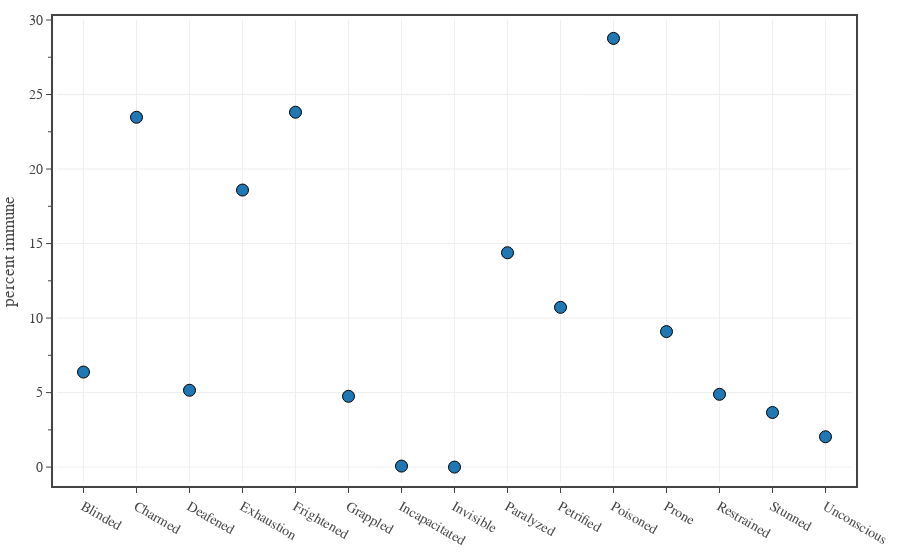
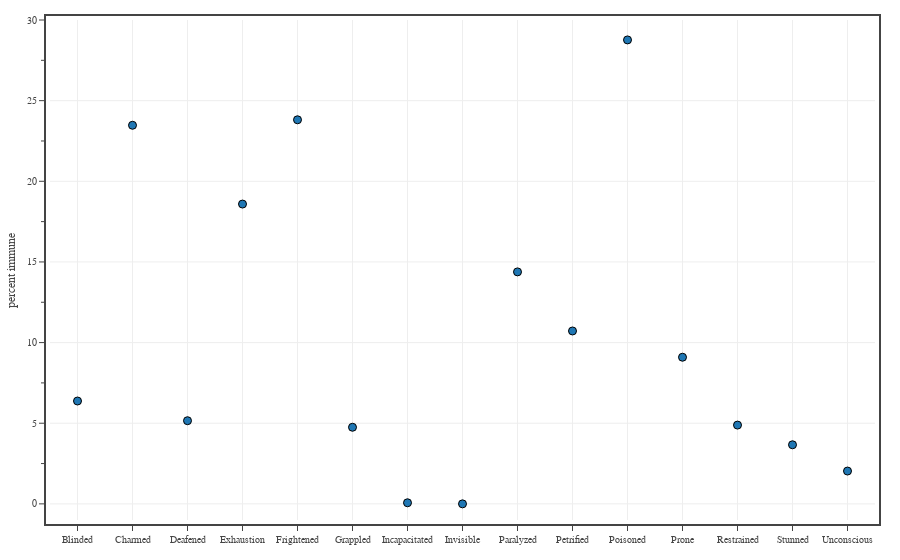

The notebook cell these images were saved under, in order:
### Code cell
# Plots the average probability that a monster is immune to each condition
df1 = df0[df0['Category'].isin(['generic','legendary','unique']) & df0['CR'].between(1/8, 30)]

conditions = CONDITIONS.copy()

# create custom text
total_monsters = df1.shape[0]
total_immune = [int(df1[c].sum().tolist()) for c in conditions]
pct_immune = [100*df1[c].mean().tolist() for c in conditions]
custom_text = [f'{p:.0f}% ({i} out of {total_monsters})' for p, i in zip(pct_immune, total_immune)]

fig = go.Figure()

fig.add_trace(go.Scatter(
    x=conditions,
    y=pct_immune,
    mode='markers', 
    marker=dict(size=12, line=dict(width=1, color='Black')),
    text=custom_text,
    unselected=dict(marker=dict(opacity=0.0)),
    hovertemplate=
        '<b>Condition:</b> %{x}<br>'+
        '<b>Immune:</b> %{text}'+
        '<extra></extra>'
))

# save large format figure
fig.update_layout(
    template=TFB_TEMPLATE,
    xaxis=dict(
        range=[-0.5, len(conditions)-0.5],
    ),
    yaxis=dict(
        title_text='percent immune',
        range=[-1, 30],
        tick0=0, dtick=5,
        minor=dict(tick0=0, dtick=2.5),
    )
)

fig.show(config=TFB_CONFIG)
if SAVEFIGS:
    file_name = f'./fig-condition-immunity-probability-large.html'
    fig.write_html(
        file_name, 
        include_plotlyjs=False, 
        full_html=False, 
        config=TFB_CONFIG
    )
    # add style to figure
    with open(file_name, 'r') as fin:
        fig_soup = BeautifulSoup(fin, 'html.parser')

    fig_soup.div['class'] = 'plotly-div-large'
    fig_soup.div['style'] = 'aspect-ratio: 600/500;'
    with open(file_name, 'wb') as fout:
        fout.write(fig_soup.prettify('utf-8'))

# save small format figure
fig.update_traces(marker=dict(size=8))
fig.update_layout(
    template=TFB_TEMPLATE,
    font=dict(size=10),
    xaxis=dict(
        range=[-0.5, len(conditions)-0.5],
    ),
    yaxis=dict(
        title_text='percent immune',
        range=[-1, 30],
        tick0=0, dtick=5,
        minor=dict(tick0=0, dtick=2.5),
    )
)

fig.show(config=TFB_CONFIG)
if SAVEFIGS:
    file_name = f'./fig-condition-immunity-probability-small.html'
    fig.write_html(
        file_name, 
        include_plotlyjs=False, 
        full_html=False, 
        config=TFB_CONFIG
    )
    # add style to figure
    with open(file_name, 'r') as fin:
        fig_soup = BeautifulSoup(fin, 'html.parser')

    fig_soup.div['class'] = 'plotly-div-small'
    fig_soup.div['style'] = 'aspect-ratio: 600/500;'
    with open(file_name, 'wb') as fout:
        fout.write(fig_soup.prettify('utf-8'))

### Figure 1 — Plotly figure (JSON) as saved in the notebook; plotly's stock layout.template omitted (floating-point values rounded to 4 significant figures)
{"data": [{"hovertemplate": "<b>Condition:</b> %{x}<br><b>Immune:</b> %{text}<extra></extra>", "marker": {"line": {"color": "Black", "width": 1}, "size": 12}, "mode": "markers", "text": ["6% (94 out of 1474)", "23% (346 out of 1474)", "5% (76 out of 1474)", "19% (274 out of 1474)", "24% (351 out of 1474)", "5% (70 out of 1474)", "0% (1 out of 1474)", "0% (0 out of 1474)", "14% (212 out of 1474)", "11% (158 out of 1474)", "29% (424 out of 1474)", "9% (134 out of 1474)", "5% (72 out of 1474)", "4% (54 out of 1474)", "2% (30 out of 1474)"], "type": "scatter", "unselected": {"marker": {"opacity": 0}}, "x": ["Blinded", "Charmed", "Deafened", "Exhaustion", "Frightened", "Grappled", "Incapacitated", "Invisible", "Paralyzed", "Petrified", "Poisoned", "Prone", "Restrained", "Stunned", "Unconscious"], "y": [6.377, 23.47, 5.156, 18.59, 23.81, 4.749, 0.06784, 0, 14.38, 10.72, 28.77, 9.091, 4.885, 3.664, 2.035]}], "layout": {"xaxis": {"range": [-0.5, 14.5]}, "yaxis": {"dtick": 5, "minor": {"dtick": 2.5, "tick0": 0}, "range": [-1, 30], "tick0": 0, "title": {"text": "percent immune"}}}}

### Figure 2 — Plotly figure (JSON) as saved in the notebook; plotly's stock layout.template omitted (floating-point values rounded to 4 significant figures)
{"data": [{"hovertemplate": "<b>Condition:</b> %{x}<br><b>Immune:</b> %{text}<extra></extra>", "marker": {"line": {"color": "Black", "width": 1}, "size": 8}, "mode": "markers", "text": ["6% (94 out of 1474)", "23% (346 out of 1474)", "5% (76 out of 1474)", "19% (274 out of 1474)", "24% (351 out of 1474)", "5% (70 out of 1474)", "0% (1 out of 1474)", "0% (0 out of 1474)", "14% (212 out of 1474)", "11% (158 out of 1474)", "29% (424 out of 1474)", "9% (134 out of 1474)", "5% (72 out of 1474)", "4% (54 out of 1474)", "2% (30 out of 1474)"], "type": "scatter", "unselected": {"marker": {"opacity": 0}}, "x": ["Blinded", "Charmed", "Deafened", "Exhaustion", "Frightened", "Grappled", "Incapacitated", "Invisible", "Paralyzed", "Petrified", "Poisoned", "Prone", "Restrained", "Stunned", "Unconscious"], "y": [6.377, 23.47, 5.156, 18.59, 23.81, 4.749, 0.06784, 0, 14.38, 10.72, 28.77, 9.091, 4.885, 3.664, 2.035]}], "layout": {"font": {"size": 10}, "xaxis": {"range": [-0.5, 14.5]}, "yaxis": {"dtick": 5, "minor": {"dtick": 2.5, "tick0": 0}, "range": [-1, 30], "tick0": 0, "title": {"text": "percent immune"}}}}
